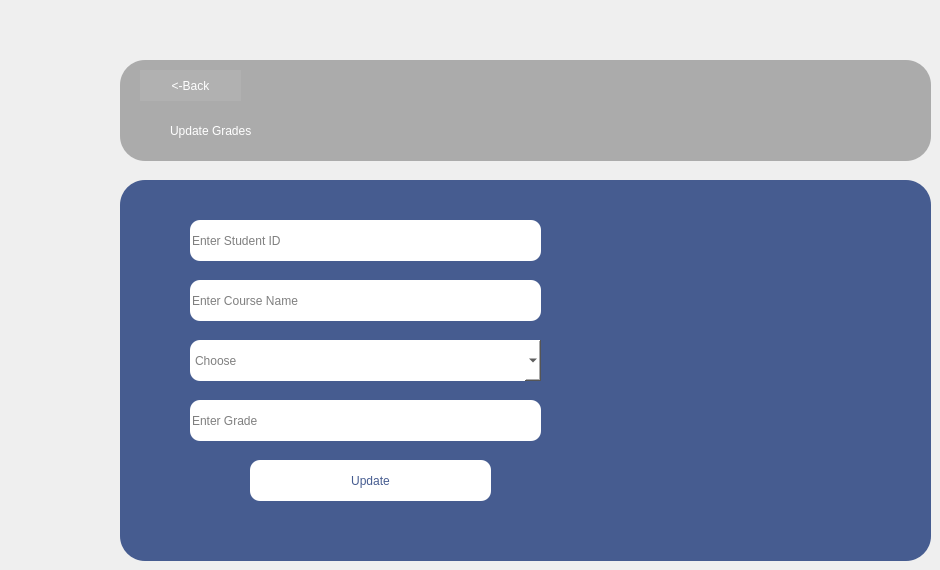
				<widget class="QWidget" name="page_24">
					<widget class="QFrame" name="frame_39">
						<property name="geometry">
							<rect>
								<x>120</x>
								<y>60</y>
								<width>811</width>
								<height>101</height>
							</rect>
						</property>
						<property name="styleSheet">
							<string notr="true">
								background-color: rgb(171, 171, 171);

								border-radius: 25px;
							</string>
						</property>
						<property name="frameShape">
							<enum>QFrame::Shape::StyledPanel</enum>
						</property>
						<property name="frameShadow">
							<enum>QFrame::Shadow::Raised</enum>
						</property>
						<widget class="QLabel" name="label_69">
							<property name="geometry">
								<rect>
									<x>730</x>
									<y>10</y>
									<width>61</width>
									<height>61</height>
								</rect>
							</property>
							<property name="styleSheet">
								<string notr="true">
									font: 700 36pt &quot;Segoe UI&quot;;
									color: rgb(70, 92, 144);
								</string>
							</property>
							<property name="text">
								<string/>
							</property>
							<property name="pixmap">
								<pixmap resource="project01.qrc">:/newPrefix/Screenshot_2025-05-15_005716-removebg-preview.png</pixmap>
							</property>
							<property name="scaledContents">
								<bool>true</bool>
							</property>
						</widget>
						<widget class="QLabel" name="label_70">
							<property name="geometry">
								<rect>
									<x>50</x>
									<y>40</y>
									<width>411</width>
									<height>61</height>
								</rect>
							</property>
							<property name="styleSheet">
								<string notr="true">
									color: rgb(255, 255, 255);
									font: 700 28pt &quot;Segoe UI&quot;;

								</string>
							</property>
							<property name="text">
								<string>Update Grades</string>
							</property>
						</widget>
						<widget class="QPushButton" name="AdminPortalbackB_10">
							<property name="geometry">
								<rect>
									<x>20</x>
									<y>10</y>
									<width>101</width>
									<height>31</height>
								</rect>
							</property>
							<property name="styleSheet">
								<string notr="true">
									background-color: rgb(177, 177, 177);
									color: rgb(255, 255, 255);
									font: 12pt &quot;Segoe UI&quot;;
								</string>
							</property>
							<property name="text">
								<string>&lt;-Back</string>
							</property>
						</widget>
					</widget>
					<widget class="QFrame" name="frame_40">
						<property name="geometry">
							<rect>
								<x>120</x>
								<y>180</y>
								<width>811</width>
								<height>381</height>
							</rect>
						</property>
						<property name="styleSheet">
							<string notr="true">
								border-radius: 25px;
								background-color: rgb(70, 92, 144);

							</string>
						</property>
						<property name="frameShape">
							<enum>QFrame::Shape::StyledPanel</enum>
						</property>
						<property name="frameShadow">
							<enum>QFrame::Shadow::Raised</enum>
						</property>
						<widget class="QLineEdit" name="StudentName_15">
							<property name="geometry">
								<rect>
									<x>70</x>
									<y>220</y>
									<width>351</width>
									<height>41</height>
								</rect>
							</property>
							<property name="styleSheet">
								<string notr="true">
									color: black;
									background-color: white;
									border-radius: 10px;
									font: 9pt &quot;Segoe UI&quot;;
								</string>
							</property>
							<property name="text">
								<string/>
							</property>
							<property name="frame">
								<bool>true</bool>
							</property>
							<property name="echoMode">
								<enum>QLineEdit::EchoMode::Normal</enum>
							</property>
							<property name="readOnly">
								<bool>false</bool>
							</property>
							<property name="placeholderText">
								<string>Enter Grade</string>
							</property>
						</widget>
						<widget class="QPushButton" name="pushButton_25">
							<property name="geometry">
								<rect>
									<x>130</x>
									<y>280</y>
									<width>241</width>
									<height>41</height>
								</rect>
							</property>
							<property name="styleSheet">
								<string notr="true">
									QPushButton {

									background-color: rgb(255, 255, 255);

									color: rgb(70, 92, 144);
									border: 2px ;
									border-radius: 10px;
									padding: 8px 16px;
									font: 700 16pt &quot;Segoe UI&quot;;
									}

									QPushButton:hover {
									background-color: rgb(211, 211, 211);
									}
								</string>
							</property>
							<property name="text">
								<string>Update</string>
							</property>
						</widget>
						<widget class="QLineEdit" name="StudentName_16">
							<property name="geometry">
								<rect>
									<x>70</x>
									<y>40</y>
									<width>351</width>
									<height>41</height>
								</rect>
							</property>
							<property name="styleSheet">
								<string notr="true">
									color: black;
									background-color: white;
									border-radius: 10px;
									font: 9pt &quot;Segoe UI&quot;;
								</string>
							</property>
							<property name="text">
								<string/>
							</property>
							<property name="frame">
								<bool>true</bool>
							</property>
							<property name="echoMode">
								<enum>QLineEdit::EchoMode::Normal</enum>
							</property>
							<property name="readOnly">
								<bool>false</bool>
							</property>
							<property name="placeholderText">
								<string>Enter Student ID</string>
							</property>
						</widget>
						<widget class="QLabel" name="label_71">
							<property name="geometry">
								<rect>
									<x>490</x>
									<y>80</y>
									<width>271</width>
									<height>231</height>
								</rect>
							</property>
							<property name="text">
								<string/>
							</property>
							<property name="pixmap">
								<pixmap resource="project01.qrc">:/project01/Grades-amico.png</pixmap>
							</property>
							<property name="scaledContents">
								<bool>true</bool>
							</property>
						</widget>
						<widget class="QComboBox" name="comboBox">
							<property name="geometry">
								<rect>
									<x>70</x>
									<y>160</y>
									<width>351</width>
									<height>41</height>
								</rect>
							</property>
							<property name="styleSheet">
								<string notr="true">
									color: black;
									background-color: white;
									border-radius: 10px;
									font:  10pt &quot;Segoe UI&quot;;
								</string>
							</property>
							<property name="placeholderText">
								<string>Choose</string>
							</property>
							<item>
								<property name="text">
									<string>Midterm</string>
								</property>
							</item>
							<item>
								<property name="text">
									<string>Yearwork</string>
								</property>
							</item>
						</widget>
						<widget class="QLineEdit" name="StudentName_19">
							<property name="geometry">
								<rect>
									<x>70</x>
									<y>100</y>
									<width>351</width>
									<height>41</height>
								</rect>
							</property>
							<property name="styleSheet">
								<string notr="true">
									color: black;
									background-color: white;
									border-radius: 10px;
									font: 9pt &quot;Segoe UI&quot;;
								</string>
							</property>
							<property name="text">
								<string/>
							</property>
							<property name="frame">
								<bool>true</bool>
							</property>
							<property name="echoMode">
								<enum>QLineEdit::EchoMode::Normal</enum>
							</property>
							<property name="readOnly">
								<bool>false</bool>
							</property>
							<property name="placeholderText">
								<string>Enter Course Name</string>
							</property>
						</widget>
					</widget>
				</widget>
